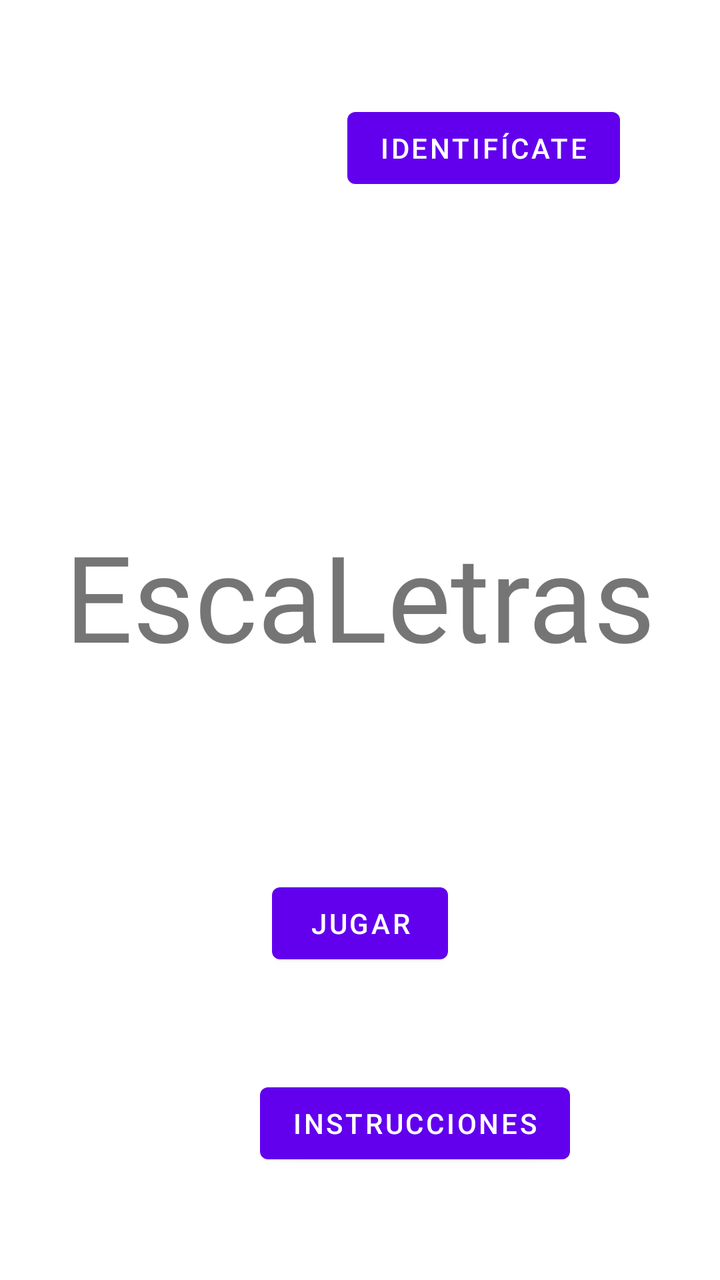
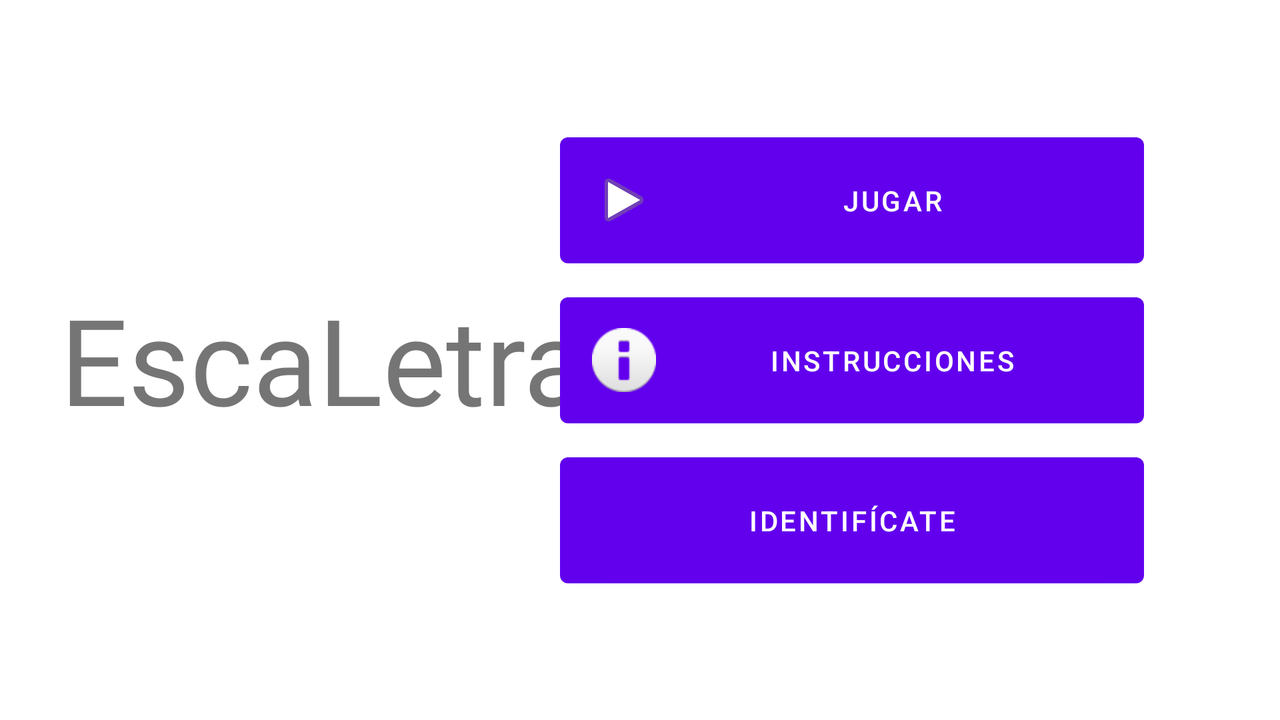

Two renders of one Android screen. The first uses the default layout on a phone; the second uses the alternative layout the repository ships for a different screen configuration, on a matching device. The two XML files are below.
<!-- AndroidManifest.xml: application theme Theme.Escaletras -->
<!-- res/layout/activity_main.xml -->
<?xml version="1.0" encoding="utf-8"?>
<androidx.constraintlayout.widget.ConstraintLayout xmlns:android="http://schemas.android.com/apk/res/android"
    xmlns:app="http://schemas.android.com/apk/res-auto"
    xmlns:tools="http://schemas.android.com/tools"
    android:layout_width="match_parent"
    android:layout_height="match_parent"
    tools:context=".MainActivity">

    <TextView
        android:id="@+id/titulo"
        android:layout_width="wrap_content"
        android:layout_height="wrap_content"
        android:fontFamily="@font/alata"
        android:text="EscaLetras"
        android:textSize="60sp"
        app:layout_constraintBottom_toBottomOf="parent"
        app:layout_constraintEnd_toEndOf="parent"
        app:layout_constraintStart_toStartOf="parent"
        app:layout_constraintTop_toTopOf="parent"
        app:layout_constraintVertical_bias="0.46" />

    <Button
        android:id="@+id/botonJugar"
        android:layout_width="88dp"
        android:layout_height="wrap_content"
        android:layout_marginTop="100dp"
        android:text="@string/jugar"
        app:layout_constraintEnd_toEndOf="parent"
        app:layout_constraintHorizontal_bias="0.5"
        app:layout_constraintStart_toStartOf="parent"
        app:layout_constraintTop_toBottomOf="@+id/titulo" />

    <Button
        android:id="@+id/botonInstrucciones"
        android:layout_width="wrap_content"
        android:layout_height="wrap_content"
        android:layout_marginStart="130dp"
        android:layout_marginTop="52dp"
        android:text="@string/instrucciones"
        app:layout_constraintStart_toStartOf="parent"
        app:layout_constraintTop_toBottomOf="@+id/botonJugar" />

    <Button
        android:id="@+id/botonIdentificate"
        android:layout_width="wrap_content"
        android:layout_height="wrap_content"
        android:layout_marginTop="50dp"
        android:layout_marginEnd="50dp"
        android:text="Identifícate"
        app:layout_constraintEnd_toEndOf="parent"
        app:layout_constraintTop_toTopOf="parent" />

</androidx.constraintlayout.widget.ConstraintLayout>
<!-- resources referenced by this layout -->
<resources>
  <string name="instrucciones">Instrucciones</string>
  <string name="jugar">Jugar</string>
  <style name="Theme.Escaletras" parent="Theme.MaterialComponents.DayNight.DarkActionBar">
          
          <item name="colorPrimary">@color/purple_500</item>
          <item name="colorPrimaryVariant">@color/purple_700</item>
          <item name="colorOnPrimary">@color/white</item>
          
          <item name="colorSecondary">@color/teal_200</item>
          <item name="colorSecondaryVariant">@color/teal_700</item>
          <item name="colorOnSecondary">@color/black</item>
          
          <item name="android:statusBarColor">?attr/colorPrimaryVariant</item>
          
      </style>
</resources>
<!-- res/layout-land/activity_main.xml (the repository's variant of the layout above) -->
<!-- drawn on the phone turned sideways -->
<?xml version="1.0" encoding="utf-8"?>
<androidx.constraintlayout.widget.ConstraintLayout xmlns:android="http://schemas.android.com/apk/res/android"
    xmlns:app="http://schemas.android.com/apk/res-auto"
    xmlns:tools="http://schemas.android.com/tools"
    android:layout_width="match_parent"
    android:layout_height="match_parent">

        <TextView
            android:id="@+id/titulo"
            android:layout_width="wrap_content"
            android:layout_height="wrap_content"
            android:layout_marginStart="30dp"
            android:fontFamily="@font/alata"
            android:text="EscaLetras"
            android:textSize="60sp"
            app:layout_constraintBottom_toBottomOf="parent"
            app:layout_constraintStart_toStartOf="parent"
            app:layout_constraintTop_toTopOf="parent"
            app:layout_constraintVertical_bias="0.498" />

        <TextView
            android:id="@+id/textBienvenido"
            android:layout_width="wrap_content"
            android:layout_height="wrap_content"
            android:layout_marginTop="276dp"
            android:layout_marginEnd="496dp"
            android:text="Bienvenido de nuevo!"
            android:visibility="gone"
            app:layout_constraintEnd_toEndOf="parent"
            app:layout_constraintTop_toTopOf="parent" />

        <LinearLayout
            android:layout_width="297dp"
            android:layout_height="245dp"
            android:layout_marginEnd="63dp"
            android:orientation="vertical"
            app:layout_constraintBottom_toBottomOf="parent"
            app:layout_constraintEnd_toEndOf="parent"
            app:layout_constraintTop_toTopOf="parent"
            app:layout_constraintVertical_bias="0.5">

                <Button
                    android:id="@+id/botonJugar"
                    android:layout_width="match_parent"
                    android:layout_height="75dp"
                    android:layout_marginTop="5dp"
                    android:layout_marginEnd="5dp"
                    android:drawableLeft="@android:drawable/ic_media_play"
                    android:text="@string/jugar" />

                <Button
                    android:id="@+id/botonInstrucciones"
                    android:layout_width="match_parent"
                    android:layout_height="75dp"
                    android:layout_marginTop="5dp"
                    android:layout_marginEnd="5dp"
                    android:drawableLeft="@android:drawable/ic_dialog_info"
                    android:text="@string/instrucciones" />

                <Button
                    android:id="@+id/botonIdentificate"
                    android:layout_width="match_parent"
                    android:layout_height="75dp"
                    android:layout_marginTop="5dp"
                    android:layout_marginEnd="5dp"
                    android:text="Identifícate" />

                <Button
                    android:id="@+id/botonPerfil"
                    android:layout_width="match_parent"
                    android:layout_height="75dp"
                    android:layout_marginTop="5dp"
                    android:layout_marginEnd="5dp"
                    android:drawableLeft="@drawable/ic_launcher_foreground"
                    android:text="Perfil"
                    android:visibility="gone" />
        </LinearLayout>

</androidx.constraintlayout.widget.ConstraintLayout>
